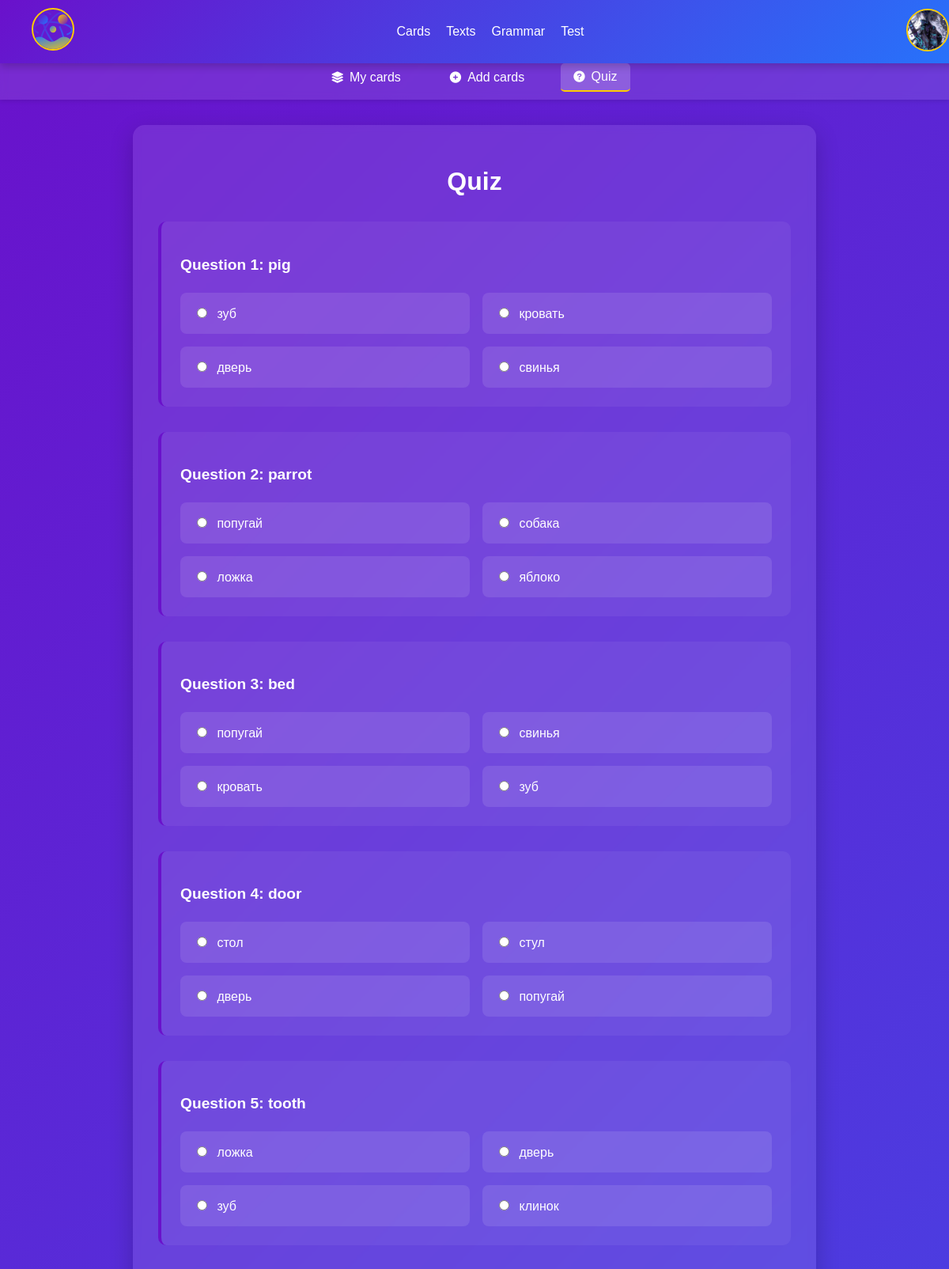
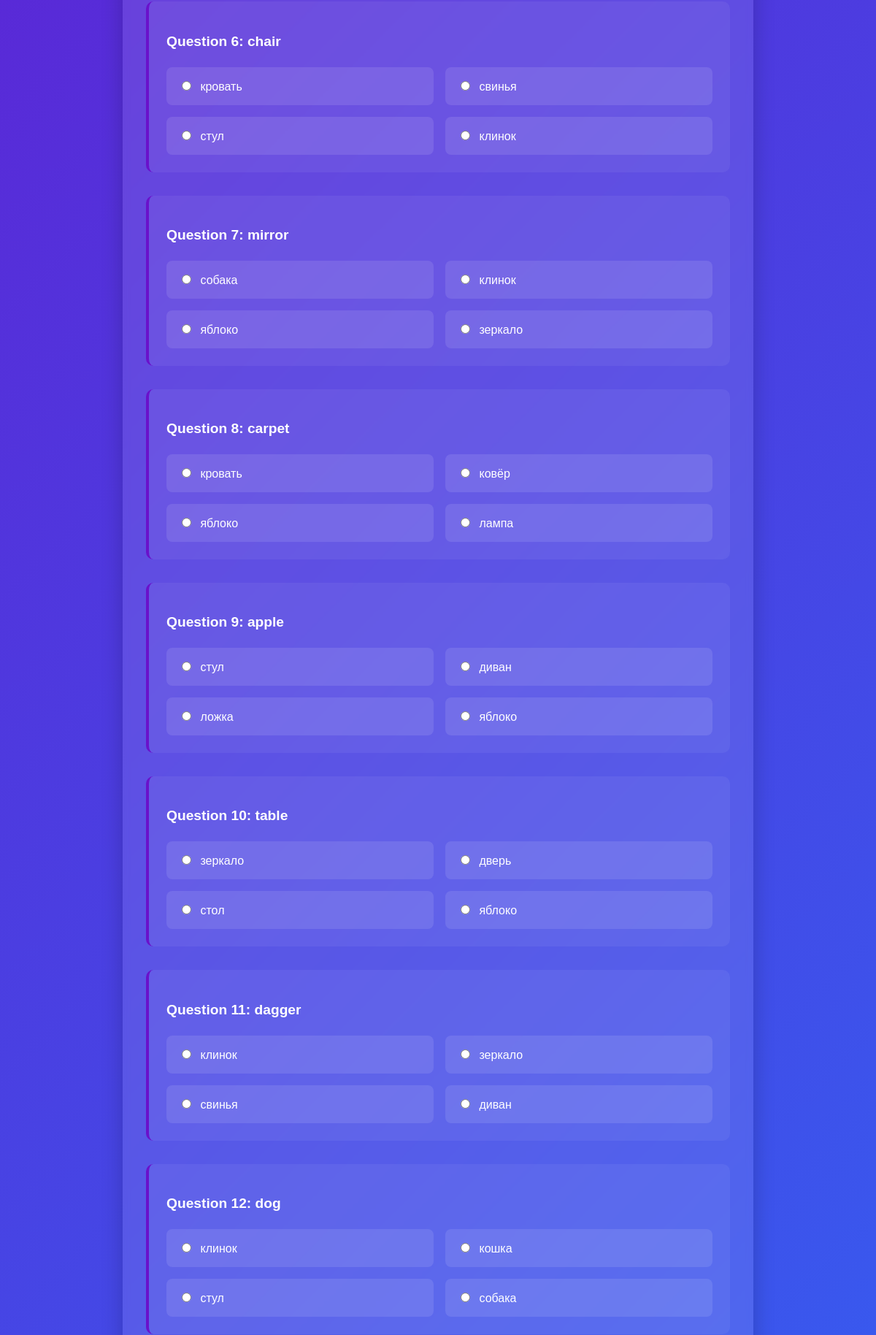
/cards/quiz/test/ (signed in, upper part), run on the app's committed database (2 pictures, top to bottom).
### mainpage/models.py (models this page shows, shortened)
class CustomUser(AbstractBaseUser, PermissionsMixin):
    username = models.CharField(max_length=150, unique=True, db_index=True, null=False)
    email = models.EmailField(unique=True, null=False)
    first_name = models.CharField(max_length=30, blank=True, null=True)
    last_name = models.CharField(max_length=150, blank=True, null=True)
    is_active = models.BooleanField(default=True)
    is_staff = models.BooleanField(default=False)
    date_joined = models.DateTimeField(default=timezone.now)
    last_login = models.DateTimeField(null=True, blank=True)
    groups = models.ManyToManyField(
        Group,
        verbose_name='groups',
        blank=True,
        help_text='The groups this user belongs to.',
        related_name='customuser_set',
        related_query_name='customuser',
    )
    user_permissions = models.ManyToManyField(
        Permission,
        verbose_name='user permissions',
        blank=True,
        help_text='Specific permissions for this user.',
        related_name='customuser_set',
        related_query_name='customuser',
    )
    objects = CustomUserManager()
    USERNAME_FIELD = 'username'
    REQUIRED_FIELDS = ['email']

### profilepage/models.py (models this page shows, shortened)
class Profile(models.Model):
    user = models.OneToOneField(settings.AUTH_USER_MODEL, on_delete=models.CASCADE, related_name='profile')
    username = models.CharField(max_length=150, verbose_name='Username')
    email = models.EmailField(verbose_name='Email')
    first_name = models.CharField(max_length=30, verbose_name='First Name')
    last_name = models.CharField(max_length=150, verbose_name='Last Name')
    words_learned = models.PositiveIntegerField(default=0, verbose_name='Words Learned')
    texts_read = models.PositiveIntegerField(default=0, verbose_name='Texts Read')
    tests_completed = models.PositiveIntegerField(default=0, verbose_name='Tests Completed')
    streak = models.PositiveIntegerField(default=0, verbose_name='Current Streak')
    friends_count = models.PositiveIntegerField(default=0, verbose_name='Friends Count')
    followers_count = models.PositiveIntegerField(default=0, verbose_name='Followers Count')
    avatar = models.ImageField(
        upload_to=avatar_upload_path,
        default='avatars/default_user.png',
        verbose_name='Avatar'
    )
    birth_date = models.DateField(null=True, blank=True, verbose_name='Birth Date')
    study_start_date = models.DateField(auto_now_add=True, verbose_name='Study Start Date', blank=True)
    hide_first_name = models.BooleanField(default=False, verbose_name='Hide First Name')
    hide_last_name = models.BooleanField(default=False, verbose_name='Hide Last Name')
    hide_birth_date = models.BooleanField(default=False, verbose_name='Hide Birth Date')
    bio = models.TextField(max_length=500, blank=True, verbose_name='Biography')
    website = models.URLField(blank=True, verbose_name='Website')
    location = models.CharField(max_length=100, blank=True, verbose_name='Location')

### cardspage/models.py (models this page shows, shortened)
class Card(models.Model):
    user = models.ForeignKey(CustomUser, on_delete=models.CASCADE)
    user_card_id = models.PositiveIntegerField(default=0)
    english_word = models.CharField(max_length=100)
    native_translation = models.CharField(max_length=100)
    category = models.CharField(max_length=50, blank=True, null=True)
    created_at = models.DateTimeField(auto_now_add=True)
    class Meta:
        unique_together = ('user', 'user_card_id')

### cardspage/views.py (the view)
# urls.py: path('quiz/', views.quiz_start, name='quiz_start'),
@login_required
def quiz(request):
    if request.method == 'GET':
        direction = request.GET.get('direction', 'en_to_native')
        category = request.GET.get('category', None)
        limit = request.GET.get('limit', None)
        try:
            limit = int(limit) if limit and limit != 'all' else None
        except ValueError:
            limit = None
        questions = CardService.get_quiz_questions(
            user=request.user,
            category=category,
            direction=direction,
            limit=limit
        )
        return render(request, 'cardspage/quiz.html', {
            'questions': questions,
            'direction': direction,
            'category': category,
            'limit': limit
        })
    return redirect('quiz_start')

### cardspage/templates/cardspage/quiz.html (shortened to what this page needs)
{% extends 'cardspage/cards_base.html' %}
{% load static %}
{% load quiz_tags %}
{% block extra_css %}
<link rel="stylesheet" href="{% static 'style/navbar.css' %}">
<link rel="stylesheet" href="{% static 'style/cards.css' %}">
<link rel="stylesheet" href="{% static 'style/quiz.css' %}">
{% endblock %}
{% block content %}
{% include 'mainpage/navbar.html' %}
<div class="secondary-navbar">
    <div class="secondary-nav-container">
        <a href="{% url 'my_cards' %}" class="secondary-nav-link">
            <i class="fas fa-layer-group"></i> My cards
        </a>
        <a href="{% url 'add_cards' %}" class="secondary-nav-link">
            <i class="fas fa-plus-circle"></i> Add cards
        </a>
        <a href="#" class="secondary-nav-link active">
            <i class="fas fa-question-circle"></i> Quiz
        </a>
    </div>
</div>
<div class="quiz-container">
    <h1 class="quiz-title">Quiz</h1>
    <form method="post" action="{% url 'quiz_results' %}">
        {% for question in questions %}
        <div class="quiz-question">
            <h3 class="quiz-question-text">Question {{ forloop.counter }}: {{ question.question }}</h3>
            <div class="quiz-answers-grid">
                {% for answer in question.answers %}
                <label class="quiz-answer-label">
                    <input type="radio" name="question_{{ question.id }}" value="{{ answer }}" required class="quiz-answer-input">
                    {{ answer }}
                </label>
                {% endfor %}
            </div>
        </div>
        {% endfor %}
    </form>
</div>
{% endblock %}

### mainpage/templates/mainpage/navbar.html (shortened to what this page needs)
{% load static %}
<nav class="navbar">
    <div class="navbar-container">
        <div class="navbar-logo">
            <a href="{% url 'home' %}"><img src="{% static 'favicon/logo.svg' %}" id="logo-img"></a>
        </div>
        <div class="navbar-links">
            <a href="{% url 'my_cards' %}" class="navbar-link">Cards</a>
            <a href="#" class="navbar-link">Texts</a>
            <a href="#" class="navbar-link">Grammar</a>
            <a href="#" class="navbar-link">Test</a>
        </div>
        <div class="navbar-auth">
            {% if user.is_authenticated %}
                <div class="avatar-dropdown" id="avatarDropdown">
                    <img src="{{ user.profile.avatar.url }}" alt="User Avatar" class="avatar-img" id="avatar-img">
                </div>
            {% else %}
                <div class="navbar-auth-buttons">
                    <a href="{% url 'login' %}" class="navbar-button">Log In</a>
                    <a href="#" class="settings-icon">⚙️</a>
                </div>
            {% endif %}
        </div>
    </div>
</nav>

### mainpage/static/style/navbar.css (style rules this page uses)
html, body { margin: 0; padding: 0; width: 100%; height: 100%; }
.navbar { background: linear-gradient(135deg, #6a11cb, #2575fc); padding: 10px 20px; box-shadow: 0 4px 10px rgba(0, 0, 0, 0.2); width: 100%; position: fixed; top: 0; left: 0; z-index: 1000; }
.navbar-container { display: flex; justify-content: space-between; align-items: center; max-width: 1200px; margin: 0 auto; padding: 0 20px; }
.navbar-logo a { color: white; font-size: 1.5rem; font-weight: bold; text-decoration: none; }
.navbar-links { display: flex; gap: 20px; }
.navbar-link { color: white; text-decoration: none; font-size: 1rem; font-weight: 500; transition: color 0.3s ease; }
.navbar-auth { display: flex; align-items: center; gap: 10px; }
.avatar-dropdown { position: relative; cursor: pointer; }
#avatar-img, #logo-img { width: 50px; height: 50px; border-radius: 50%; object-fit: cover; border: 2px solid #ffcc00; transition: transform 0.3s ease; }

### cardspage/static/style/cards.css (style rules this page uses)
body { margin: 0; padding: 0; font-family: 'Poppins', sans-serif; background: linear-gradient(135deg, #6a11cb, #2575fc); background-attachment: fixed; background-size: cover; color: white; overflow-x: hidden; min-height: 100vh; }
.secondary-navbar { background: rgba(255, 255, 255, 0.1); padding: 10px 0; margin-top: 70px; box-shadow: 0 2px 5px rgba(0, 0, 0, 0.1); backdrop-filter: blur(5px); }
.secondary-nav-container { display: flex; justify-content: center; gap: 30px; max-width: 1200px; margin: 0 auto; }
.secondary-nav-link { color: white; text-decoration: none; font-size: 1rem; font-weight: 500; padding: 8px 16px; border-radius: 5px; transition: background 0.3s ease; display: flex; align-items: center; gap: 8px; }
.secondary-nav-link.active { background: rgba(255, 255, 255, 0.2); border-bottom: 2px solid #ffcc00; }
.secondary-nav-link i { font-size: 0.9rem; }

### cardspage/static/style/quiz.css (style rules this page uses)
.quiz-container { max-width: 800px; margin: 2rem auto; padding: 2rem; background: rgba(255, 255, 255, 0.1); border-radius: 15px; box-shadow: 0 10px 30px rgba(0, 0, 0, 0.2); backdrop-filter: blur(5px); }
.quiz-title { text-align: center; margin-bottom: 2rem; color: #fff; }
.quiz-question { margin-bottom: 2rem; padding: 1.5rem; background: rgba(255, 255, 255, 0.05); border-radius: 10px; border-left: 4px solid #6a11cb; }
.quiz-question-text { color: #fff; margin-bottom: 1.5rem; font-size: 1.2rem; }
.quiz-answers-grid { display: grid; grid-template-columns: 1fr 1fr; gap: 1rem; }
.quiz-answer-label { display: block; padding: 1rem; background: rgba(255, 255, 255, 0.1); border-radius: 8px; color: #fff; cursor: pointer; transition: background 0.3s; }
.quiz-answer-input { margin-right: 0.5rem; }

### data on the page
CustomUser: profile.avatar (picture)
Card: question "pig", answers "свинья" "свинья" "свинья" "свинья"
Card: answers "зуб" "зуб" "зуб", question "tooth"
Card: answers "кровать" "кровать" "кровать" "кровать", question "bed"
Card: answers "дверь" "дверь" "дверь" "дверь", question "door"
Card: question "parrot", answers "попугай" "попугай" "попугай"
Card: answers "собака" "собака" "собака", question "dog"
Card: answers "ложка" "ложка" "ложка"
Card: answers "яблоко" "яблоко" "яблоко" "яблоко" "яблоко", question "apple"
Card: answers "стол" "стол", question "table"
Card: answers "стул" "стул" "стул" "стул", question "chair"
Card: answers "клинок" "клинок" "клинок" "клинок" "клинок", question "dagger"
Card: question "mirror", answers "зеркало" "зеркало" "зеркало"
Card: question "carpet", answers "ковёр"
Card: answers "лампа"
Card: answers "диван" "диван"
Card: answers "кошка"
